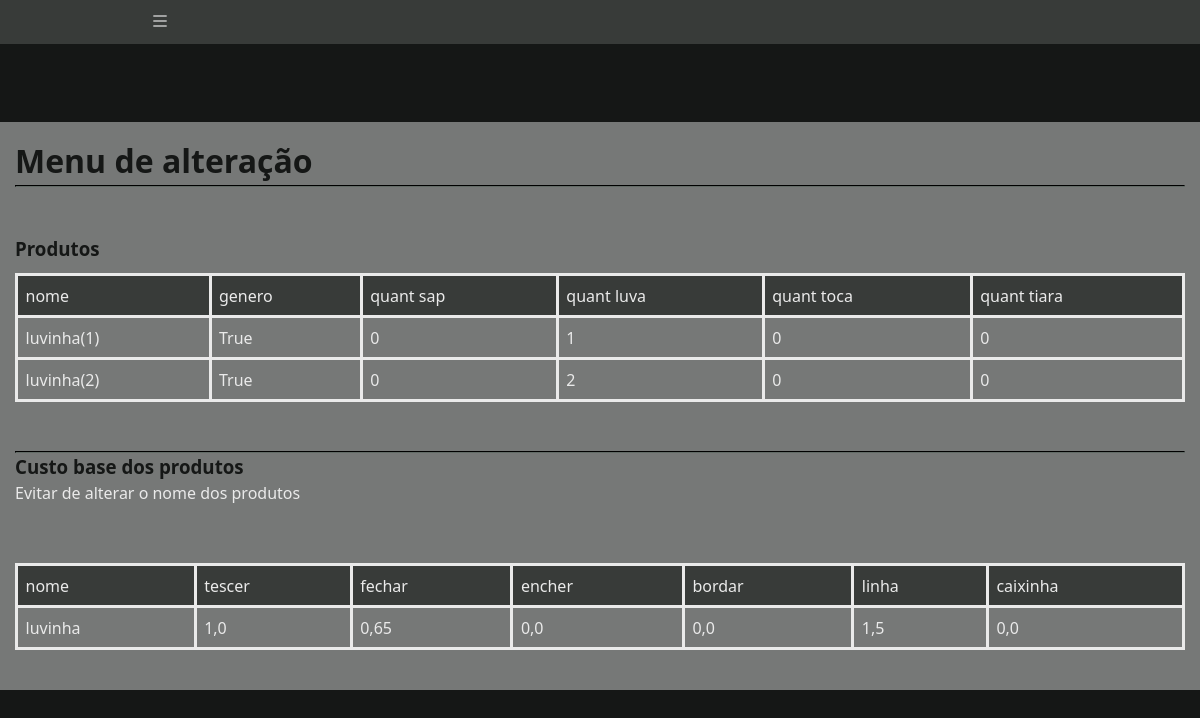
Before: /Alterar/ with the older database file.
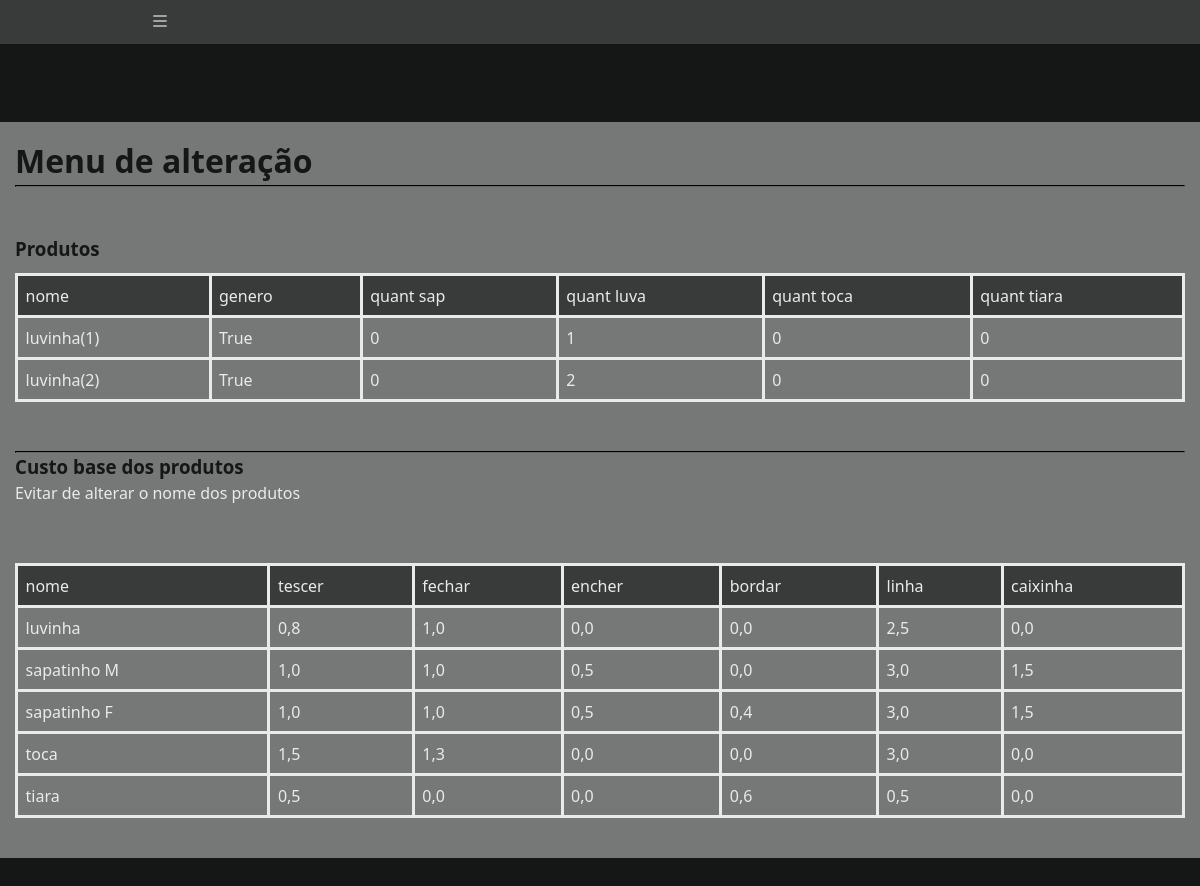
After: the same page with the newer database file.
### Venda/models.py (models this page shows, shortened)
class Product(models.Model):
    class Meta:
        verbose_name = 'Produto'
        verbose_name_plural = 'Produtos'
    name = models.CharField(max_length = 100, default = "")
    gender = models.BooleanField(default = 0)
    shoeUnits = models.IntegerField(default = 0)
    gloveUnits = models.IntegerField(default = 0)
    denUnits = models.IntegerField(default = 0)
    tiaraUnits = models.IntegerField(default = 0)

class Product_Base_Cost(models.Model):
    class Meta:
        verbose_name = 'Produto_base'
        verbose_name_plural = 'Produtos_bases'
    Name = models.CharField(max_length = 100)
    Weaving = models.FloatField()
    Close = models.FloatField()
    Fill = models.FloatField()
    Embroider = models.FloatField()
    Line = models.FloatField()
    Box = models.FloatField(default = 0.00)

### Venda/views/Modify.py (the view)
# urls.py: path('Alterar/', views.Modify_Menu, name = 'Modify-Menu'),
def Modify_Menu(request):
    products = Product.objects.all()
    base_cost = Product_Base_Cost.objects.all()
    context = {
        'title' : 'Alterar',
        'sub_titulo' : 'Menu de alteração',
        'categories_product' : categories_product,
        'products' : products,
        'base_cost' : base_cost,
        'categories_base_cost' : categories_base_cost
    }
    return render(
        request,
        'Sales/Modify_menu.html',
        context = context
    )

### Venda/templates/Sales/Modify_menu.html
{% extends "global/base.html" %}
{% block body_page %}
<br>
<br>
<div class="content">
    <h1>{{sub_titulo}}</h1>
    <hr>
    <br>
    <br>
    <h3>Produtos</h3>
    <table>
        <tr class = "table-title">
            {% for cat in categories_product %}
                <td><p>{{cat}}</p></td>
            {% endfor %}
        </tr>
        {% for prod in products %}
            <tr>
                <td><a href = "{% url 'Sales:Modify-Product' prod.pk %}">{{prod.name}}</a></td>
                <td><p>{{prod.gender}}</p></td>
                <td><p>{{prod.shoeUnits}}</p></td>
                <td><p>{{prod.gloveUnits}}</p></td>
                <td><p>{{prod.denUnits}}</p></td>
                <td><p>{{prod.tiaraUnits}}</p></td>
            </tr>
        {% endfor %}
    </table>
    <br>
    <hr>
    <h3>Custo base dos produtos</h3>
    <p>Evitar de alterar o nome dos produtos</p>
    <br>
    <br>
    <table>
        <tr class = "table-title">
            {% for cat in categories_base_cost %}
                <td><p>{{cat}}</p></td>
            {% endfor %}
        </tr>
        {% for bc in base_cost %}
            <tr>
                <td><a class = "header-link link" href = "{% url 'Sales:Modify-Product-Base' bc.pk %}">{{bc.Name}}</a></td>
                <td><p>{{bc.Weaving}}</p></td>
                <td><p>{{bc.Close}}</p></td>
                <td><p>{{bc.Fill}}</p></td>
                <td><p>{{bc.Embroider}}</p></td>
                <td><p>{{bc.Line}}</p></td>
                <td><p>{{bc.Box}}</p></td>
            </tr>
        {% endfor %}
    </table>
</div>
{% endblock body_page %}

Changed rows visible on the page:
changed Product_Base_Cost "luvinha": Weaving "1,0" → "0,8"; Close "0,65" → "1,0"; Line "1,5" → "2,5"
added Product_Base_Cost: Name "sapatinho M", Weaving "1,0", Close "1,0", Fill "0,5", Embroider "0,0", Line "3,0", Box "1,5"
added Product_Base_Cost: Name "sapatinho F", Weaving "1,0", Close "1,0", Fill "0,5", Embroider "0,4", Line "3,0", Box "1,5"
added Product_Base_Cost: Name "toca", Weaving "1,5", Close "1,3", Fill "0,0", Embroider "0,0", Line "3,0", Box "0,0"
added Product_Base_Cost: Name "tiara", Weaving "0,5", Close "0,0", Fill "0,0", Embroider "0,6", Line "0,5", Box "0,0"
